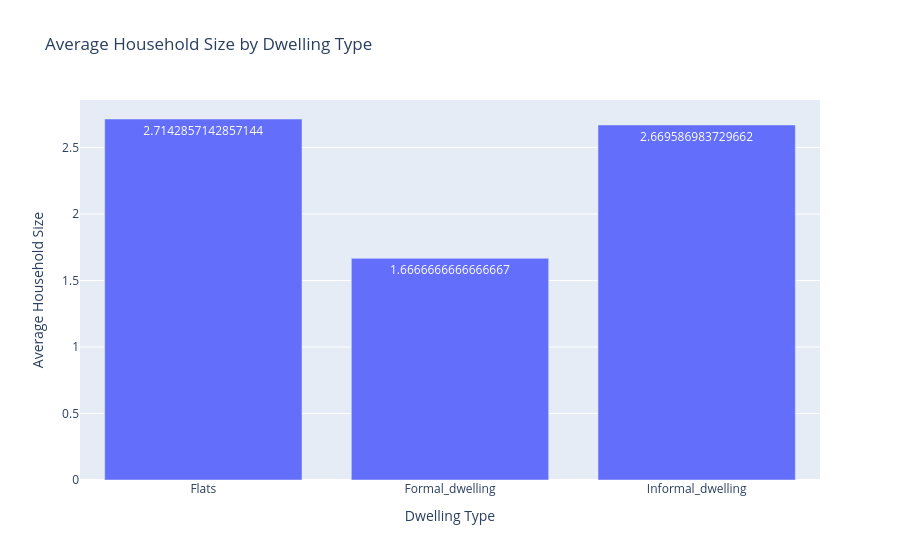

This figure's notebook cell:
### Code cell
fig = px.bar(
    hh_by_dwelling,
    x="Dwelling Type",
    y="Average Household Size",
    title="Average Household Size by Dwelling Type",
    text="Average Household Size"
)

fig.show()

### Figure 1 — Plotly figure (JSON) as saved in the notebook; plotly's stock layout.template omitted (floating-point values rounded to 4 significant figures)
{"data": [{"hovertemplate": "Dwelling Type=%{x}<br>Average Household Size=%{text}<extra></extra>", "legendgroup": "", "marker": {"color": "#636efa", "pattern": {"shape": ""}}, "name": "", "orientation": "v", "showlegend": false, "text": [2.714, 1.667, 2.67], "textposition": "auto", "type": "bar", "x": ["Flats", "Formal_dwelling", "Informal_dwelling"], "xaxis": "x", "y": [2.714, 1.667, 2.67], "yaxis": "y"}], "layout": {"barmode": "relative", "legend": {"tracegroupgap": 0}, "title": {"text": "Average Household Size by Dwelling Type"}, "xaxis": {"anchor": "y", "domain": [0, 1], "title": {"text": "Dwelling Type"}}, "yaxis": {"anchor": "x", "domain": [0, 1], "title": {"text": "Average Household Size"}}}}
